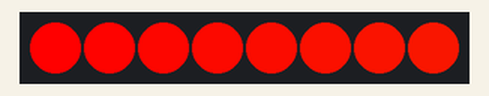
Bench run of a sketch on a simulated ATtiny85, built with avr-gcc and run on an emulated ATtiny85. On the bench: 8 RGB LEDs in strip order, left to right. Dim RGB values are drawn brighter than linear.

Above: at 0.09 s.
At 4.97 s:
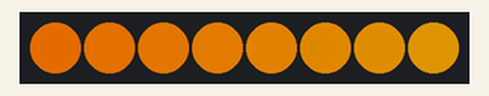
At 10.04 s:
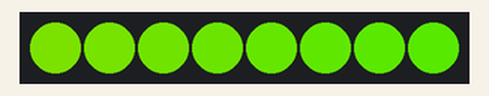
At 19.99 s:
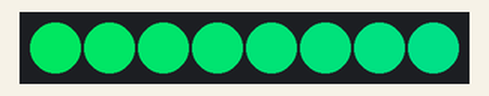
At 29.94 s:
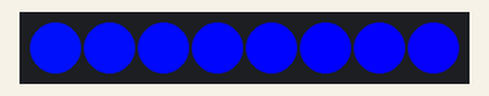
At 39.9 s:
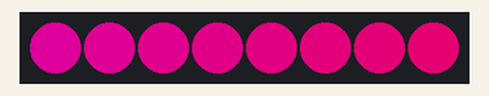
Timing chart, 0 to 40.0 s (numbered marks = the images above):
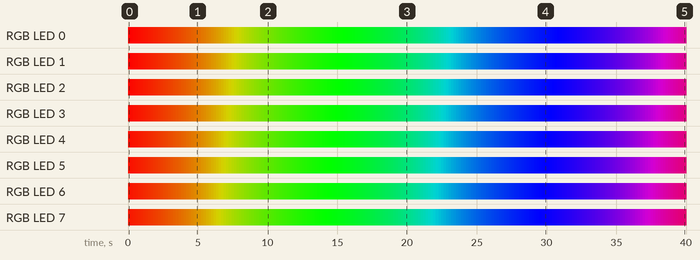

The sketch:

rainbow.ino
```cpp
#include <Adafruit_NeoPixel.h>
#ifdef __AVR__
  #include <avr/power.h>
#endif

#define PIN 2

// Usar ATtiny 25/45/85, CPU, Attiny 85, 8mhz, EEPROM reatined


Adafruit_NeoPixel strip = Adafruit_NeoPixel(8, PIN, NEO_GRB + NEO_KHZ800);

void setup() {

clock_prescale_set(clock_div_1);

  strip.begin();
  strip.show(); // Initialize all pixels to 'off'
}

void loop() {

  rainbow(180);

}

void rainbow(uint8_t wait) {
  uint16_t i, j;

  for(j=0; j<256; j++) {
    for(i=0; i<strip.numPixels(); i++) {
      strip.setPixelColor(i, Wheel((i+j) & 255));
    }
    strip.show();
    delay(wait);
  }
}


uint32_t Wheel(byte WheelPos) {
  WheelPos = 255 - WheelPos;
  if(WheelPos < 85) {
    return strip.Color(255 - WheelPos * 3, 0, WheelPos * 3);
  }
  if(WheelPos < 170) {
    WheelPos -= 85;
    return strip.Color(0, WheelPos * 3, 255 - WheelPos * 3);
  }
  WheelPos -= 170;
  return strip.Color(WheelPos * 3, 255 - WheelPos * 3, 0);
}
```

Measured:
- by itself, RGB LED 0: off → RGB(255, 0, 0) at 0.00 s, → RGB(252, 3, 0) 0.18 s later, → RGB(249, 6, 0) 0.18 s later, → RGB(246, 9, 0) 0.18 s later, … (222 changes in this stretch)
- by itself, RGB LED 1: off → RGB(252, 3, 0) at 0.00 s, → RGB(249, 6, 0) 0.18 s later, → RGB(246, 9, 0) 0.18 s later, → RGB(243, 12, 0) 0.18 s later, … (222 changes in this stretch)
